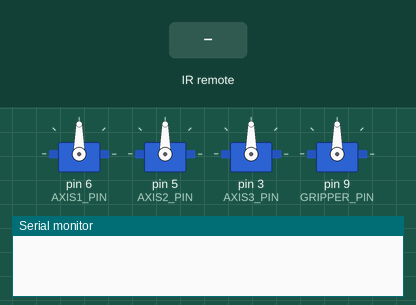
A sketch run on a simulated Arduino Uno, built with avr-gcc and run on an emulated ATmega328P. Parts: 4 × servo, the last lines printed to the serial monitor. The test bench sets the inputs (shaded band).

Above: at 1.2 s.
1.3 s: infrared code 0x804E38C7 received
At 2.7 s:
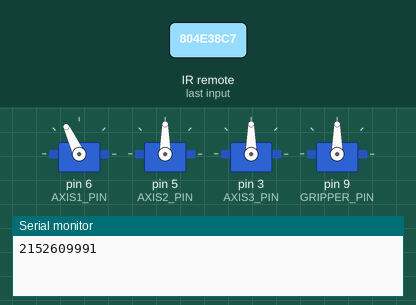
3.0 s: infrared code 0x804EE01F received
At 4.0 s:
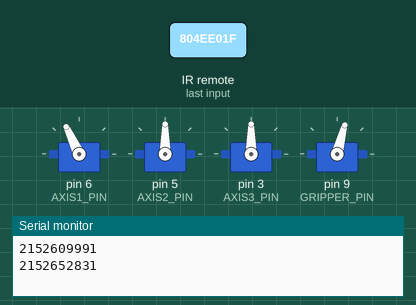
4.7 s: infrared code 0x804E18E7 received
At 5.3 s:
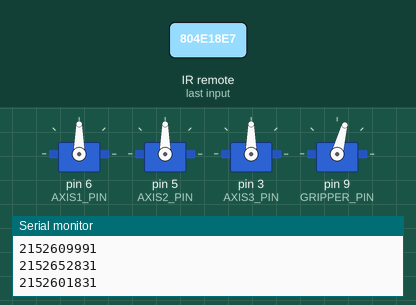
6.4 s: infrared code 0x804E18E7 received
At 7.7 s:
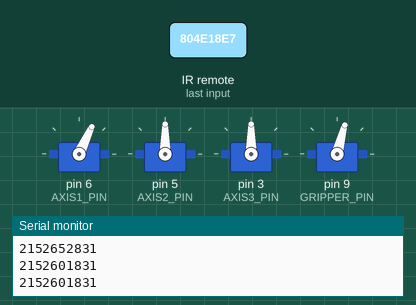
8.0 s: infrared code 0x804E42BD received
At 9.0 s:
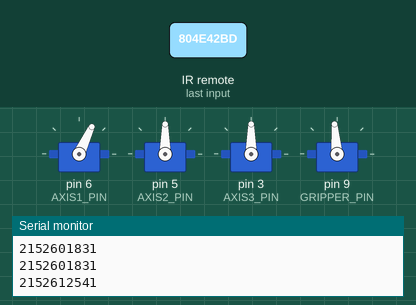
9.7 s: infrared code 0x804E42BD received
At 10.3 s:
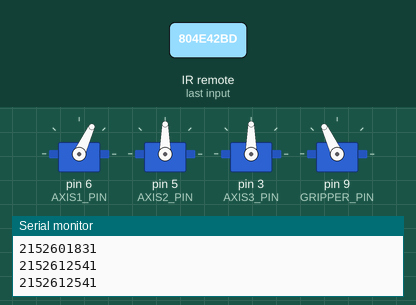
Timing chart, 0 to 12.4 s (numbered marks = the images above; inputs shaded):
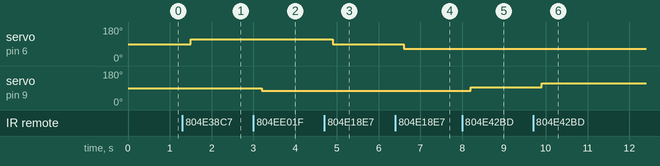

The sketch:

IR_Robot.ino
```cpp
// uparrow      -- 804EC03F
// downarrow    -- 804E7A85
// leftarrow    -- 804E40BF
// rightarrow   -- 804E02FD
// MENU         -- 804E38C7
// EXIT         -- 804E18E7
// OK           -- 804EFA05

#include "IRremote.h"

#include <Servo.h>


const int AXIS1_PIN = 6;
const int AXIS2_PIN = 5;
const int AXIS3_PIN = 3;
const int GRIPPER_PIN = 9;


Servo AXIS1;
Servo AXIS2;
Servo AXIS3;
Servo GRIPPER;

int axis1_angle = 90;    // initial axis1_angle  for servo
int axis2_angle = 90;
int axis3_angle = 90;
int gripper_angle = 90;


int angleStep = 2;
int elbowStep = 25;
int baseStep = 3;
int gripperStep = 20;


boolean AXIS2_SHOULDER_UP = false;
boolean AXIS2_SHOULDER_DOWN = false;
boolean AXIS1_ELBOW_UP   = false;
boolean AXIS1_ELBOW_DOWN = false;
boolean AXIS3_BASE_LEFT = false;
boolean AXIS3_BASE_RIGHT = false;
boolean gripperClosing = false;
boolean gripperOpening = false;

const byte RECV_PIN = 7;   //IR receive pin

IRrecv irrecv(RECV_PIN);   //create instance of 'IRrecv'
decode_results results;    //create instance of 'decode_results'

unsigned long TimerTurning;
unsigned long TimerIncDec;

unsigned long   dummy;
unsigned long * TimerPtr = &dummy; //pointer to the current timer


void setup()
{
  Serial.begin(9600);
  irrecv.enableIRIn(); //start receive
  AXIS1.attach(AXIS1_PIN);
  AXIS2.attach(AXIS2_PIN);
  AXIS3.attach(AXIS3_PIN);
  GRIPPER.attach(GRIPPER_PIN);
} //                    E N D  O F  s e t u p ( )


//                            l o o p ( )
//**********************************************************************
void loop()
{
  if (irrecv.decode(&results)) //is there IR remote button code
  {
    Serial.println(results.value);
    processButton(); //process button press
    irrecv.resume(); //restart for next button press
  }

  //are we still within the adjustment time
  if (millis() - TimerTurning <= 300ul)
  {
      //is it time to increase/decrease the intensity
      if (millis() - TimerIncDec >= 200ul)
      {
        TimerIncDec = millis();

        if (AXIS1_ELBOW_UP == true) //Increase
        {
          if (axis1_angle >= 0 && axis1_angle <= 180)
          {
            axis1_angle = axis1_angle + elbowStep;
            if (axis1_angle > 180)
            {
              axis1_angle = 180;
            }

            AXIS1.write(axis1_angle); // move the servo to desired axis1_angle
            // Serial.print("Moved to: ");
            // Serial.print(axis1_angle);  // print the axis1_angle
            // Serial.println(" degree");

          }
        }


        else if (AXIS1_ELBOW_DOWN == true) //Decrease
        {
          if (axis1_angle > 0 && axis1_angle <= 180)
          {
            axis1_angle = axis1_angle - elbowStep;
            if (axis1_angle < 0)
            {
              axis1_angle = 0;
            }

            AXIS1.write(axis1_angle); // move the servo to desired axis1_angle
            // Serial.print("Moved to: ");
            // Serial.print(axis1_angle);  // print the axis1_angle
            // Serial.println(" degree");

          }
        }

      else if(AXIS2_SHOULDER_UP == true)
      {

        if (axis2_angle >= 0 && axis2_angle <= 180)
        {
          axis2_angle = axis2_angle + angleStep;
          if (axis2_angle > 180)
          {
            axis2_angle = 180;
          }


         AXIS2.write(axis2_angle); // move the servo to desired axis2_angle
         // Serial.print("SHOULDER Moved to: ");
         // Serial.print(axis2_angle);  // print the axis2_angle
         // Serial.println(" degree");


        }
      }


        else if(AXIS2_SHOULDER_DOWN == true)
        {

          if (axis2_angle > 0 && axis2_angle <= 180)
          {
            axis2_angle = axis2_angle - angleStep;
            if (axis2_angle < 0)
            {
              axis2_angle = 0;
            }

            AXIS2.write(axis2_angle); // move the servo to desired axis2_angle
            // Serial.print("Moved to: ");
            // Serial.print(axis2_angle);  // print the axis2_angle
            // Serial.println(" degree");

          }

        }


      else if (AXIS3_BASE_RIGHT == true)
      {

        if (axis3_angle >= 0 && axis3_angle <= 180)
        {
          axis3_angle = axis3_angle + baseStep;
          if (axis3_angle > 130) {
            axis3_angle = 140;
          }

          AXIS3.write(axis3_angle); // move the servo to desired axis3_angle
          // Serial.print("SHOULDER Moved to: ");
          // Serial.print(axis3_angle); // print the axis3_angle
          // Serial.println(" degree");

        }
      }

      else if (AXIS3_BASE_LEFT == true)
      {

        if (axis3_angle > 0 && axis3_angle <= 180)
        {
          axis3_angle = axis3_angle - baseStep;
        if(axis3_angle < 60)
          {
            axis3_angle = 40;
          }

          AXIS3.write(axis3_angle); // move the servo to desired axis3_angle
          // Serial.print("Moved to: ");
          // Serial.print(axis3_angle); // print the axis3_angle
          // Serial.println(" degree");

        }

      }


      else if (gripperOpening == true)
      {

        if (gripper_angle >= 0 && gripper_angle <= 180)
        {
          gripper_angle = gripper_angle + gripperStep;
          if (gripper_angle > 130) {
            gripper_angle = 130;
          }

          GRIPPER.write(gripper_angle); // move the servo to desired gripper_angle
          // Serial.print("gripper");
          // Serial.print(gripper_angle); // print the gripper_angle
          // Serial.println(" degree");

        }
      }

      else if (gripperClosing == true)
      {

        if (gripper_angle > 0 && gripper_angle <= 180)
        {
          gripper_angle = gripper_angle - gripperStep;
        if(gripper_angle < 75)
          {
            gripper_angle = 75;
          }

          GRIPPER.write(gripper_angle); // move the servo to desired axis3_angle
          // Serial.print("gripper");
          // Serial.print(gripper_angle); // print the axis3_angle
          // Serial.println(" degree");

        }

      }

      }
  }
  else
  {
    AXIS1_ELBOW_UP = false;
    AXIS1_ELBOW_DOWN = false;
    AXIS2_SHOULDER_UP = false;
    AXIS2_SHOULDER_DOWN = false;
    AXIS3_BASE_LEFT = false;
    AXIS3_BASE_RIGHT = false;
    gripperOpening = false;
    gripperClosing = false;
  }

} //                   E N D  O F  l o o p ( )


//======================================================================
//                       F U N C T I O N S
//======================================================================

//                   p r o c e s s B u t t o n ( )
//**********************************************************************
//process IR remote button presses
void processButton()
{
  switch (results.value)
  {
    case 0x804EC03F:
      {
        // Serial.println("UP_SHOULDER");
        // Serial.println("^^");
        TimerPtr = &TimerTurning;  //point to this timer
        AXIS2_SHOULDER_UP = true;
        AXIS2_SHOULDER_DOWN = false;
        AXIS1_ELBOW_DOWN = false;
        AXIS1_ELBOW_UP = false;
        AXIS3_BASE_LEFT = false;
        AXIS3_BASE_RIGHT = false;
        TimerTurning = millis();
        TimerIncDec = millis();
      }
      break;

    //**********************
    case 0x804E7A85:
      {
        // Serial.println("DOWN_SHOULDER");
        // Serial.println("VV");
        TimerPtr = &TimerTurning;  //point to this timer
        AXIS2_SHOULDER_DOWN = true;       //enable intensity up adjustment
        AXIS2_SHOULDER_UP = false;
        AXIS1_ELBOW_DOWN = false;
        AXIS1_ELBOW_UP = false;
        AXIS3_BASE_LEFT = false;
        AXIS3_BASE_RIGHT = false;
        TimerTurning = millis();
        TimerIncDec = millis();
      }
      break;

    //**********************
    case 0x804E38C7:
      {
        // Serial.println("UP_ELBOW");
        TimerPtr = &TimerTurning;  //point to this timer
        AXIS1_ELBOW_UP = true;
        AXIS1_ELBOW_DOWN = false;
        AXIS2_SHOULDER_UP = false;
        AXIS2_SHOULDER_DOWN = false;
        AXIS3_BASE_LEFT = false;
        AXIS3_BASE_RIGHT = false;
        gripperOpening = false;
        gripperClosing = false;
        TimerTurning = millis();
        TimerIncDec = millis();
      }
      break;

    //**********************
   case 0x804E18E7:
      {
        // Serial.println("DOWN_ELBOW");
        TimerPtr = &TimerTurning;  //point to this timer
        AXIS1_ELBOW_DOWN = true;
        AXIS1_ELBOW_UP = false;
        AXIS2_SHOULDER_DOWN = false;
        AXIS2_SHOULDER_UP = false;
        AXIS3_BASE_LEFT = false;
        AXIS3_BASE_RIGHT = false;
        gripperOpening = false;
        gripperClosing = false;
        TimerTurning = millis();
        TimerIncDec = millis();
      }
      break;

      case 0x804E02FD:
      {
        // Serial.println("LEFT BASE");
        TimerPtr = &TimerTurning;  //point to this timer
        AXIS3_BASE_LEFT = true;
        AXIS1_ELBOW_UP = false;
        AXIS1_ELBOW_DOWN = false;
        AXIS2_SHOULDER_UP = false;
        AXIS2_SHOULDER_DOWN = false;
        gripperOpening = false;
        gripperClosing = false;
        TimerTurning = millis();
        TimerIncDec = millis();
      }
      break;

    //**********************
   case 0x804E40BF:
      {
        // Serial.println("RIGHT BASE");
        TimerPtr = &TimerTurning;  //point to this timer
        AXIS3_BASE_RIGHT = true;
        AXIS1_ELBOW_DOWN = false;
        AXIS1_ELBOW_UP = false;
        AXIS2_SHOULDER_DOWN = false;
        AXIS2_SHOULDER_UP = false;
        gripperOpening = false;
        gripperClosing = false;
        TimerTurning = millis();
        TimerIncDec = millis();
      }
      break;

/*up2 -- 804EE01F
down2 -- 804E42BD
*/
      case 0x804EE01F:
      {
        // Serial.println("GRIPPER CLOSE");
        TimerPtr = &TimerTurning;  //point to this timer
        gripperClosing = true;
        gripperOpening = false;
        AXIS3_BASE_RIGHT = false;
        AXIS1_ELBOW_DOWN = false;     //enable intensity down adjustment
        AXIS1_ELBOW_UP = false;
        AXIS2_SHOULDER_DOWN = false;
        AXIS2_SHOULDER_UP = false;
        TimerTurning = millis();
        TimerIncDec = millis();

      }
      break;

      case 0x804E42BD:
      {
        // Serial.println("GRIPPER OPEN");
        TimerPtr = &TimerTurning;  //point to this timer
        gripperOpening = true;
        gripperClosing = false;
        AXIS3_BASE_LEFT = false;
        AXIS1_ELBOW_UP = false;
        AXIS1_ELBOW_DOWN = false;
        AXIS2_SHOULDER_UP = false;
        AXIS2_SHOULDER_DOWN = false;
        TimerTurning = millis();
        TimerIncDec = millis();
      }
      break;


    case 0xFFFFFFFF: //Repeat code
      {
        // Serial.println("REPEAT");
        *TimerPtr = millis();       //reset the current timer
      }
      break;

  } // END switch case

} //             E N D  o f  p r o c e s s B u t t o n ( )

//**********************************************************************

//======================================================================
//                        E N D  O F  C O D E
//======================================================================6
```

Measured:
- after the input at 1.3 s, servo on pin 6 (AXIS1_PIN): 90° → 115° after 0.20 s
- after the input at 3.0 s, servo on pin 9 (GRIPPER_PIN): 90° → 75° after 0.20 s
- after the input at 4.7 s, servo on pin 6 (AXIS1_PIN): 115° → 90° after 0.20 s
- after the input at 6.4 s, servo on pin 6 (AXIS1_PIN): 90° → 65° after 0.20 s
- after the input at 8.0 s, servo on pin 9 (GRIPPER_PIN): 75° → 95° after 0.20 s
- after the input at 9.7 s, servo on pin 9 (GRIPPER_PIN): 95° → 115° after 0.20 s
